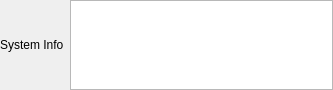
<?xml version="1.0" encoding="UTF-8"?>
<ui version="4.0">
 <class>SystemMessagesWidget</class>
 <widget class="QWidget" name="SystemMessagesWidget">
  <property name="geometry">
   <rect>
    <x>0</x>
    <y>0</y>
    <width>333</width>
    <height>90</height>
   </rect>
  </property>
  <property name="maximumSize">
   <size>
    <width>16777215</width>
    <height>90</height>
   </size>
  </property>
  <property name="windowTitle">
   <string>System Messages</string>
  </property>
  <layout class="QVBoxLayout" name="verticalLayout">
   <property name="leftMargin">
    <number>0</number>
   </property>
   <property name="topMargin">
    <number>0</number>
   </property>
   <property name="rightMargin">
    <number>0</number>
   </property>
   <property name="bottomMargin">
    <number>0</number>
   </property>
   <item>
    <layout class="QHBoxLayout" name="horizontalLayout">
     <item>
      <widget class="QLabel" name="label">
       <property name="text">
        <string>System Info</string>
       </property>
      </widget>
     </item>
     <item>
      <widget class="QTextEdit" name="teMessages">
       <property name="font">
        <font>
         <pointsize>9</pointsize>
        </font>
       </property>
       <property name="readOnly">
        <bool>true</bool>
       </property>
      </widget>
     </item>
    </layout>
   </item>
  </layout>
 </widget>
 <resources/>
 <connections/>
</ui>
